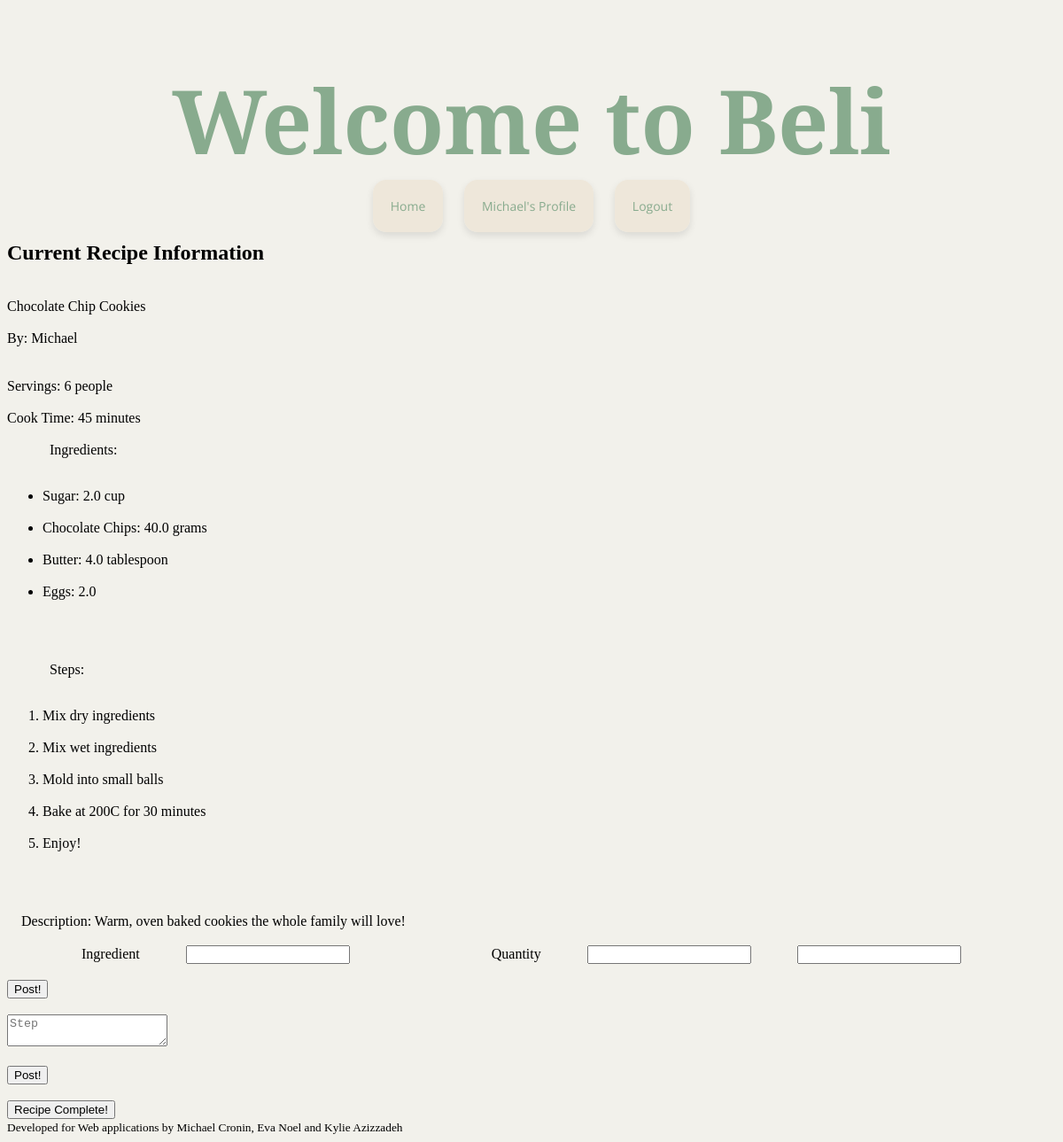
The app's page /recipe_creation/1 (signed in) with its own data.
### beli/model.py (models this page shows)
class User(flask_login.UserMixin, db.Model):
    id = db.Column(db.Integer, primary_key=True)
    email = db.Column(db.String(128), unique=True, nullable=False)
    name = db.Column(db.String(64), nullable=False)
    password = db.Column(db.String(100), nullable=False)
    recipes = db.relationship('Recipe', back_populates='user')
    photos = db.relationship('Photo', back_populates='user')
    ratings = db.relationship('Rating', back_populates='user')
    bookmarks = db.relationship('Bookmark', back_populates='user')
    photos = db.relationship('Photo', back_populates='user')
    following = db.relationship(
        "User",
        secondary=FollowingAssociation.__table__,
        primaryjoin=FollowingAssociation.follower_id == id,
        secondaryjoin=FollowingAssociation.followed_id == id,
        back_populates="followers",
    )
    followers = db.relationship(
        "User",
        secondary=FollowingAssociation.__table__,
        primaryjoin=FollowingAssociation.followed_id == id,
        secondaryjoin=FollowingAssociation.follower_id == id,
        back_populates="following",
    )

class Recipe(db.Model):
    id = db.Column(db.Integer, primary_key=True)
    title = db.Column(db.String(512), nullable=False)
    description = db.Column(db.Text, nullable=False)
    servings = db.Column(db.Integer, nullable=False)
    cook_time = db.Column(db.Integer, nullable=False)
    user_id = db.Column(db.Integer, db.ForeignKey('user.id'), nullable=False)
    complete = db.Column(db.Boolean, nullable=False)
    user = db.relationship('User', back_populates='recipes')
    quantified_ingredients = db.relationship('QuantifiedIngredient', back_populates='recipe')
    steps = db.relationship('Step', back_populates='recipe')
    ratings = db.relationship('Rating', back_populates='recipe')
    bookmarks = db.relationship('Bookmark', back_populates='recipe')
    photos = db.relationship('Photo', back_populates='recipe')

class QuantifiedIngredient(db.Model):
    id = db.Column(db.Integer, primary_key=True)
    amount = db.Column(db.Float, nullable=False)
    unit = db.Column(db.String(64), nullable=False)
    ingredient_id = db.Column(db.Integer, db.ForeignKey('ingredient.id'), nullable=False)
    ingredient = db.relationship('Ingredient', back_populates='quantified_ingredients')
    recipe_id = db.Column(db.Integer, db.ForeignKey('recipe.id'), nullable=False)
    recipe = db.relationship('Recipe', back_populates='quantified_ingredients')

class Ingredient(db.Model):
    id = db.Column(db.Integer, primary_key=True)
    name = db.Column(db.String(512), nullable=False)
    quantified_ingredients = db.relationship('QuantifiedIngredient', back_populates='ingredient')

class Step(db.Model):
    id = db.Column(db.Integer, primary_key=True)
    description = db.Column(db.Text, nullable=False)
    order = db.Column(db.Integer, nullable=False)
    recipe_id = db.Column(db.Integer, db.ForeignKey('recipe.id'), nullable=False)
    recipe = db.relationship('Recipe', back_populates='steps')

### beli/main.py (the view)
@bp.route("/recipe_creation/<int:recipe_id>", methods=['GET'])
@flask_login.login_required
def recipe_creation(recipe_id):
    recipe = db.get_or_404(model.Recipe, recipe_id)
    query = db.select(model.Ingredient)
    ingredients = db.session.execute(query).scalars().all()
    query2 = db.select(model.Step).where((model.Step.recipe_id == recipe_id)).order_by(model.Step.order)
    steps = db.session.execute(query2).scalars().all()
    return render_template("main/recipe_creation.html", recipe = recipe, ingredients = ingredients, steps = steps)

### beli/__init__.py (called while the page is built)
def create_app(test_config=None):
    app = Flask(__name__)
    app.config["SECRET_KEY"] = "93220d9b340cf9a6c39bac99cce7daf220167498f91fa"
    from . import main
    from . import auth
    app.config["SQLALCHEMY_DATABASE_URI"] = "sqlite:///microblog.db"
    db.init_app(app)
    login_manager = LoginManager()
    login_manager.login_view = 'auth.login'
    login_manager.init_app(app)
    from . import model
    @login_manager.user_loader
    def load_user(user_id):
        return db.session.get(model.User, int(user_id))
    app.register_blueprint(main.bp)
    app.register_blueprint(auth.bp)
    return app

### beli/templates/main/recipe_creation.html (shortened to what this page needs)
{% extends 'base.html' %}
{% block create %}
<h2>Current Recipe Information</h2>
<div class="message">
    <span>
        <div class="title">{{ recipe.title }}</div>
        <div class="author">By: {{ recipe.user.name }}</a>
        </div>
    </span>
    <div class="metadata">
        <div class="servings">Servings: {{ recipe.servings }}</div>
        <div class="cooktime">Cook Time: {{ recipe.cook_time }}</div>
        <div class="ingredients">
            Ingredients:
            <ul>
                {% for qi in recipe.quantified_ingredients %}
                    <li>{{ qi.ingredient.name }}: {{ qi.amount }} {{ qi.unit }}</li>
                {% endfor %}
            </ul>
        </div>
        <div class="steps">
            Steps:
            <ol>
                {% for step in steps %}
                    <li>{{ step.description }}</li>
                {% endfor %}
            </ol>
        </div>
    </div>
    <span class="description">Description: {{ recipe.description }}</span>
</div>
<form action="{{ url_for('main.new_ingredient', recipe_id = recipe.id) }}" method="post">
    <div>
        <label>
            Ingredient
            <input type = "text" name = "ingredient" list = "ingredients">
        </label>
        <label>
            Quantity
            <input type = "text" name = "amount">
            <input type = "text" name = "quantity" list = "quantities">
        </label>
    </div>
    <div><input type="submit" value="Post!"/></div>
</form>
<form action="{{ url_for('main.new_step', recipe_id = recipe.id) }}" method="post">
    <div><textarea placeholder="Step" name="step"></textarea></div>
    <div><input type="submit" value="Post!"/></div>
</form>
<form action="{{ url_for('main.complete_recipe', recipe_id = recipe.id) }}" method="post">
    <div><input type="submit" value="Recipe Complete!"/></div>
</form>
{% endblock %}

### beli/templates/base.html (shortened to what this page needs)
<!DOCTYPE html>
<html>
    <head>
        <link rel="stylesheet"
              href="{{ url_for('static', filename='beli.css') }}">
    </head>
    <body>
        <header>
            <h1 class="site-title">Welcome to Beli</h1>
            <div class="site-button">
                <a href="{{ url_for('main.index') }}">Home</a>
                {% if current_user.is_authenticated: %}
                    <a href="{{ url_for('main.userProfile', user_id=current_user.id) }}">{{ current_user.name }}'s Profile</a>
                    <a href="{{ url_for('auth.log_out') }}">Logout</a>
                {% endif %}
            </div>
        </header>
        <section class = "recipeCreation">
            {% block create %}{% endblock %}
        </section>
        <footer><small>Developed for Web applications by Michael Cronin, Eva Noel and Kylie Azizzadeh</small></footer>
    </body>
</html>

### beli/static/beli.css (style rules this page uses)
body { background-color: #F2F1EB; text-align: left; }
.site-title { font-family: 'Playfair Display'; font-size: 100px; font-weight: bolder; text-align: center; margin-bottom: 20px; color: #88AB8E; }
.site-button { font-family: 'Open Sans', sans-serif; font-size: 14px; text-align: center; margin-bottom: 30px; }
.site-button a { color: #88AB8E; text-decoration: none; margin: 0 10px; background-color: #EEE7DA; padding: 20px; border-radius: 15px; box-shadow: 0 4px 8px rgba(0, 0, 0, 0.1); transition: background-color 0.3s ease, transform 0.3s ease, box-shadow 0.3s ease; }

### records on screen
User: name "Michael", user.name "Michael"
Recipe: title "Chocolate Chip Cookies", servings "6 people", cook_time "45 minutes", description "Warm, oven baked cookies the whole family will love!"
QuantifiedIngredient: ingredient.name "Sugar", amount "2.0", unit "cup"
QuantifiedIngredient: ingredient.name "Chocolate Chips", amount "40.0", unit "grams"
QuantifiedIngredient: ingredient.name "Butter", amount "4.0", unit "tablespoon"
QuantifiedIngredient: ingredient.name "Eggs", amount "2.0"
Step: description "Mix dry ingredients"
Step: description "Mix wet ingredients"
Step: description "Mold into small balls"
Step: description "Bake at 200C for 30 minutes"
Step: description "Enjoy!"
